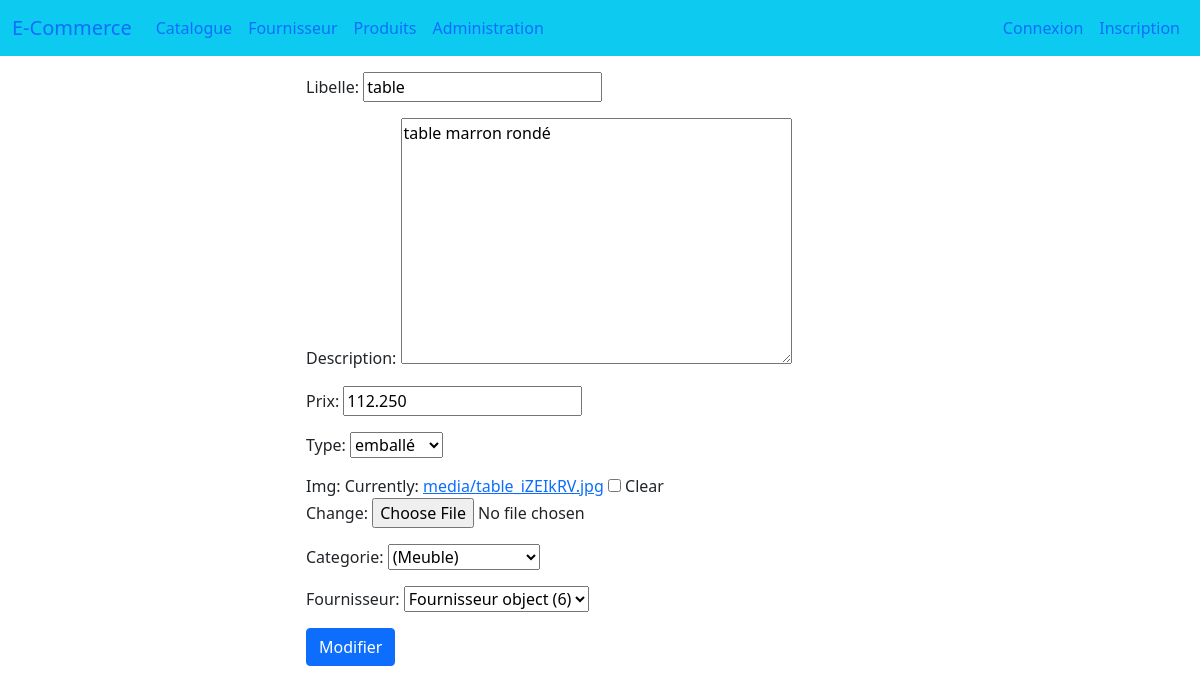
Page /magasin/update-product/14/ on the committed database.
### magasin/models.py (models this page shows, shortened)
class Produit (models.Model):
    TYPE_CHOICES=[
                ('em','emballé'),
                ('fr','Frais'),
                ('cs','Conserve')
                ]
    libelle = models.CharField(max_length=100)
    description=models.TextField(default='non definie')
    prix=models.DecimalField(max_digits=10,decimal_places=3)
    type=models.CharField(max_length=2,choices=TYPE_CHOICES,default='em')
    img=models.ImageField(blank=True, upload_to='media/')
    categorie=models.ForeignKey('Categorie',on_delete=models.CASCADE,null=True)
    Fournisseur=models.ForeignKey('Fournisseur',on_delete=models.CASCADE,null=True)

### magasin/views.py (the view)
# urls.py: path('update-product/<int:pk>/', views.update_product, name='update_product'),
def update_product(request, pk):
    product = get_object_or_404(Produit, pk=pk)
    if request.method == 'POST':
        form = ProduitForm(request.POST, request.FILES, instance=product)
        if form.is_valid():
            produit = form.save(commit=False)
            nouvelle_image = form.cleaned_data['img']
            if nouvelle_image:
                produit.img = nouvelle_image
            produit.save()
            return redirect('Catalogue')
    else:
        form = ProduitForm(instance=product)
        return render(request, 'magasin/Produits/update-produit.html', {'form': form})

### magasin/forms.py
class ProduitForm(ModelForm):
     class Meta :
        model = Produit
        fields = "__all__" #pour tous les champs de la table

### magasin/models.py (called while the page is built)
    def __str__(self) :
        return f"({self.name})"

### magasin/templates/magasin/Produits/update-produit.html (shortened to what this page needs)
{% extends 'magasin/base.html' %}
{% block content %}
<div class="container-fluid mt-3">
    <div class="row-9">
        <div class="col-lg-6 mx-auto">
            <form  method='POST' class="post-form" enctype="multipart/form-data">
                {{ form.as_p }}
                <button type="submit" class="btn btn-primary">Modifier</button>
            </form>
        </div>
    </div>
</div>
{% endblock %}

### rows in the picture
Produit: libelle "table", description "table marron rondé", prix "112.250", type "emballé", categorie "(Meuble)", Fournisseur "Fournisseur object (6)"
